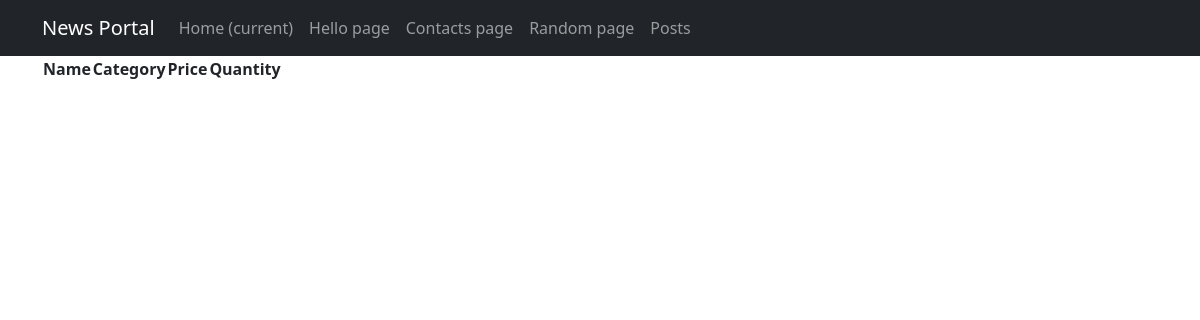
Before: /products/ with the older database file.
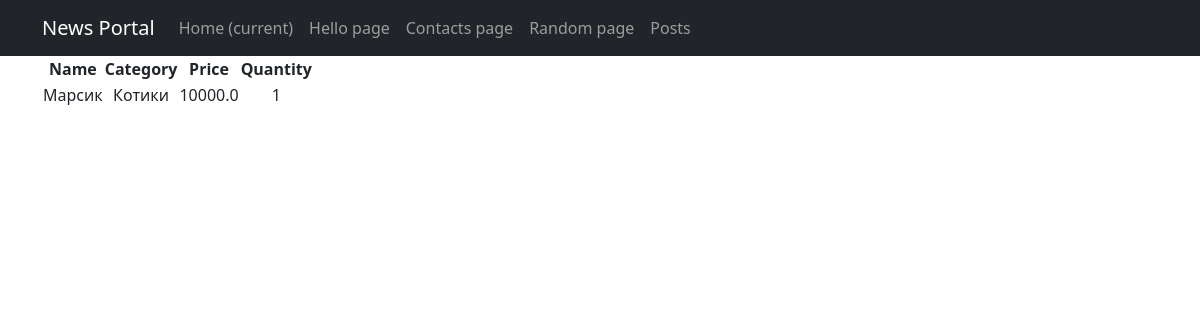
After: the same page with the newer database file.
### simpleapp/models.py (models this page shows, shortened)
class Product(models.Model):
    name = models.CharField(max_length=200)  # имя товара
    description = models.TextField()
    quantity = models.IntegerField(
        validators=[MinValueValidator(0, 'Quantity should be >= 0')])  # количество товара на складе
    category = models.ForeignKey('Category', on_delete=models.CASCADE)
    price = models.FloatField(default=0.0)

class Category(models.Model):
    name = models.CharField(max_length=200)

### simpleapp/views.py (the view)
# urls.py: path('', ProductsList.as_view()),
class ProductsList(ListView):
    model = Product
    ordering = 'name'
    template_name = 'products.html'
    context_object_name = 'products'
    paginate_by = 1 # поставим постраничный вывод в один элемент

### templates/products.html (shortened to what this page needs)
{% extends 'flatpages/default.html' %}
{% block content %}
<table>
    <thead>
        <th>
            Name
        </th>
        <th>
            Category
        </th>
        <th>
            Price
        </th>
        <th>
            Quantity
        </th>
    </thead>
    {% for product in products %}
    <tr>
        <td>
            {{ product.name|title }}
        </td>
        <td>
            {{ product.category.name|title }}
        </td>
        <td>
            {{ product.price }}
        </td>
        <td>
            {{ product.quantity }}
        </td>
    </tr>
    {% endfor %}
</table>
{% endblock content %}

### templates/flatpages/default.html (shortened to what this page needs)
<!DOCTYPE html>
<html lang="en">
    <head>
        {% load static %}
        <link href="{% static 'css/styles.css' %}" rel="stylesheet" />
    </head>
    <body>
        <nav class="navbar navbar-expand-lg navbar-dark bg-dark static-top">
           <div class="container">
               <a class="navbar-brand" href="#">News Portal</a>
               <div class="collapse navbar-collapse" id="navbarResponsive">
                   <ul class="navbar-nav ml-auto">
                       <li class="nav-item active">
                           <a class="nav-link" href="#">Home
                               <span class="sr-only">(current)</span>
                           </a>
                       </li>
                       <li class="nav-item">
                           <a class="nav-link" href="/about/">Hello page</a>
                       </li>
                       <li class="nav-item">
                           <a class="nav-link" href="/contacts/">Contacts page</a>
                       </li>
                       <li class="nav-item">
                           <a class="nav-link" href="/random/">Random page</a>
                       </li>
                       <li class="nav-item">
                           <a class="nav-link" href="/news/">Posts</a>
                       </li>
                   </ul>
               </div>
           </div>
        </nav>
        <div class="container">
           <div class="row">
               <div class="col-lg-12 text-center">
                   {% block content %}{% endblock content %}
               </div>
           </div>
        </div>
    </body>
</html>

Changed rows visible on the page:
added Product: name "Марсик", category.name "Котики", price "10000.0", quantity "1"
